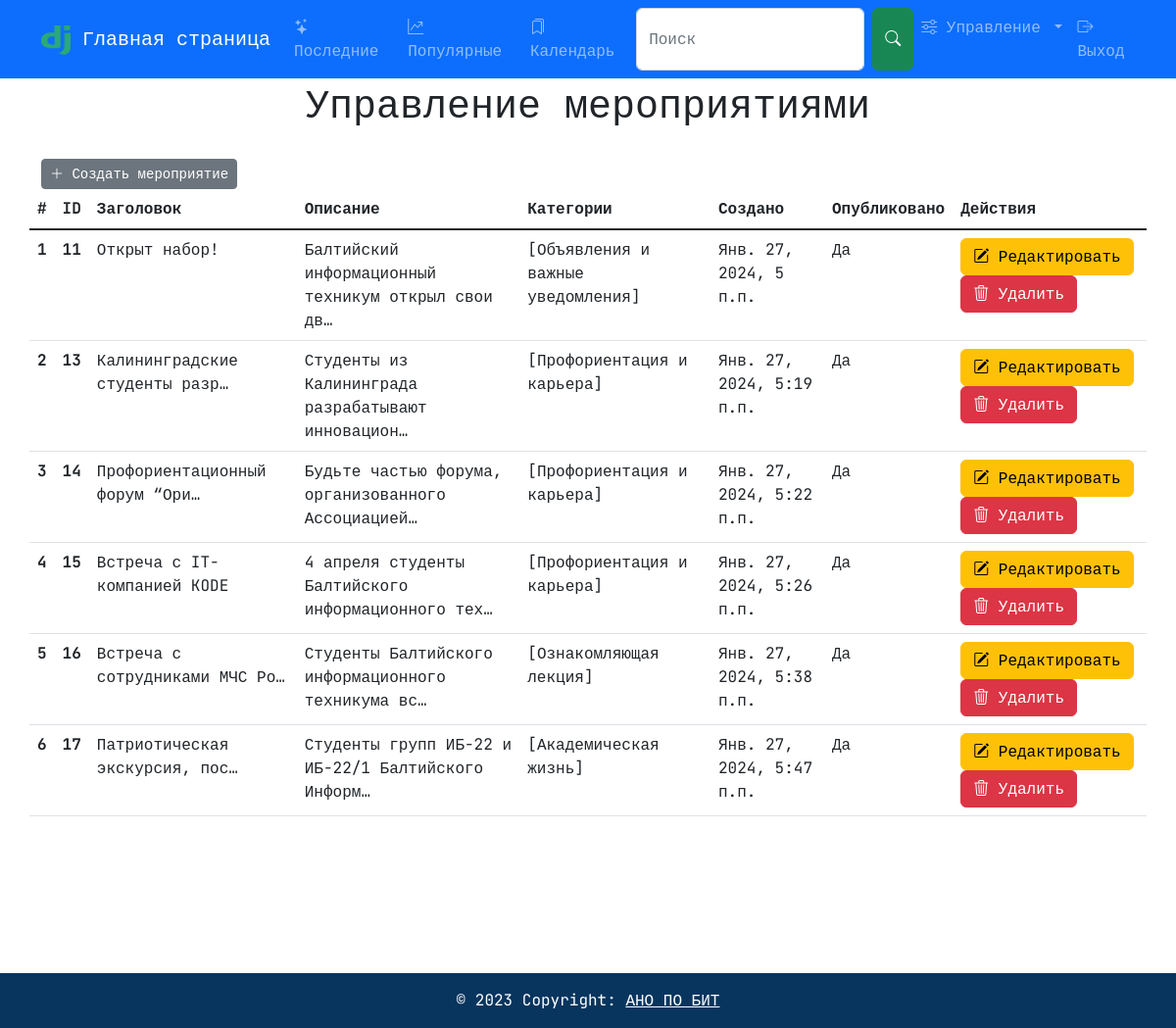
Page /manage/blog/ (signed in) on the committed database.
### blogs/models.py (models this page shows, shortened)
class Blog(models.Model):
    slug = models.SlugField(unique=True, null=False, blank=False, max_length=100)
    title = models.CharField(max_length=100)
    desc = models.TextField()
    content = RichTextField()
    thumbnail = models.ImageField(upload_to="thumbnails/%Y/%m/%d/")
    views = models.IntegerField(default=0)
    categories = models.ManyToManyField(Category, related_name="blogs")
    is_active = models.BooleanField(default=True)
    is_published = models.BooleanField(default=True)
    published_on = models.DateTimeField(auto_now_add=True)
    creator = models.ForeignKey(to=User, on_delete=models.SET_NULL, related_name="blogs", null=True)

class Category(models.Model):
    category = models.CharField(max_length=30, unique=True)
    slug = models.SlugField(default="", max_length=30)
    desc = models.TextField()
    is_active = models.BooleanField(default=True)
    def __str__(self):
        return self.category

### management/views.py (the view)
# urls.py: path("blog/", views.ManageBlog.as_view(), name="blog"),
class ManageBlog(View):
    def get(self, request):
        blogs = Blog.objects.filter(is_active=True, creator=request.user)
        return render(request, "management/blog.html", {"blogs": blogs})

### djcms/context_processors.py (called while the page is built)
def admin_media(request):
    return settings.GLOBAL_SETTINGS

### management/templates/management/blog.html (shortened to what this page needs)
{% extends 'layout.html' %}
{% block body %}
<div class="container table-responsive">
  <div class="row mb-3">
    <h1 class="text-center mb-3 mt-3">
      Управление мероприятиями
    </h1>
  </div>
  <a role="button" class="btn btn-secondary btn-sm round-btn" href='{% url 'manage:create_blog' %}'>
    <i class="bi bi-plus-lg"></i>
    Создать мероприятие
  </a>
  <div class="row">
    {% include 'management/blog_table.html' with blogs=blogs %}
  </div>
</div>
{% endblock %}

### management/templates/management/blog_table.html
<table class="table table-hover">
  <thead>
    <tr>
      <th scope="col">#</th>
      <th scope="col">ID</th>
      <th scope="col">Заголовок</th>
      <th scope="col">Описание</th>
      <th scope="col">Категории</th>
      <th scope="col">Создано</th>
      <th scope="col">Опубликовано</th>
      <th scope="col">Действия</td>
    </tr>
  </thead>
  <tbody class="table-group-divider">
    {% for blog in blogs %}
    <tr>
      <th scope="row">{{ forloop.counter }}</th>
      <th>{{ blog.id }}</th>
      <td>{{ blog.title|truncatechars:30 }}</td>
      <td>{{ blog.desc|truncatechars:50 }}</td>
      <td>[{{ blog.categories.all|join:", " }}]</td>
      <td>{{ blog.published_on }}</td>
      <td>{% if blog.is_published %}Да{% else %}Нет{% endif %}</td>
      <td>
        <a class="btn btn-warning" href="{% url 'manage:edit_blog' blog.id %}" role="button">
          <i class="bi bi-pencil-square"></i>
          Редактировать
        </a>
        <a class="btn btn-danger" href="{% url 'manage:delete_blog' blog.id %}" role="button">
          <i class="bi bi-trash3"></i>
          Удалить
        </a>
      </td>
    </tr>
    {% endfor %}
  </tbody>
</table>

### static/css/index.css (style rules this page uses)
body { min-height: 200px; padding-top: 50px; font-family: 'JetBrains Mono', monospace; }

### rows in the picture
Blog: id "11", title "Открыт набор!", desc "Балтийский информационный техникум открыл свои дв…", categories.all "Объявления и важные уведомления", published_on "Янв. 27, 2024, 5 п.п.", is_published "Да"
Blog: id "13", title "Калининградские студенты разр…", desc "Студенты из Калининграда разрабатывают инновацион…", categories.all "Профориентация и карьера", published_on "Янв. 27, 2024, 5:19 п.п.", is_published "Да"
Blog: id "14", title "Профориентационный форум “Ори…", desc "Будьте частью форума, организованного Ассоциацией…", categories.all "Профориентация и карьера", published_on "Янв. 27, 2024, 5:22 п.п.", is_published "Да"
Blog: id "15", title "Встреча с IT-компанией KODE", desc "4 апреля студенты Балтийского информационного тех…", categories.all "Профориентация и карьера", published_on "Янв. 27, 2024, 5:26 п.п.", is_published "Да"
Blog: id "16", title "Встреча с сотрудниками МЧС Ро…", desc "Студенты Балтийского информационного техникума вс…", categories.all "Ознакомляющая лекция", published_on "Янв. 27, 2024, 5:38 п.п.", is_published "Да"
Blog: id "17", title "Патриотическая экскурсия, пос…", desc "Студенты групп ИБ-22 и ИБ-22/1 Балтийского Информ…", categories.all "Академическая жизнь", published_on "Янв. 27, 2024, 5:47 п.п.", is_published "Да"
